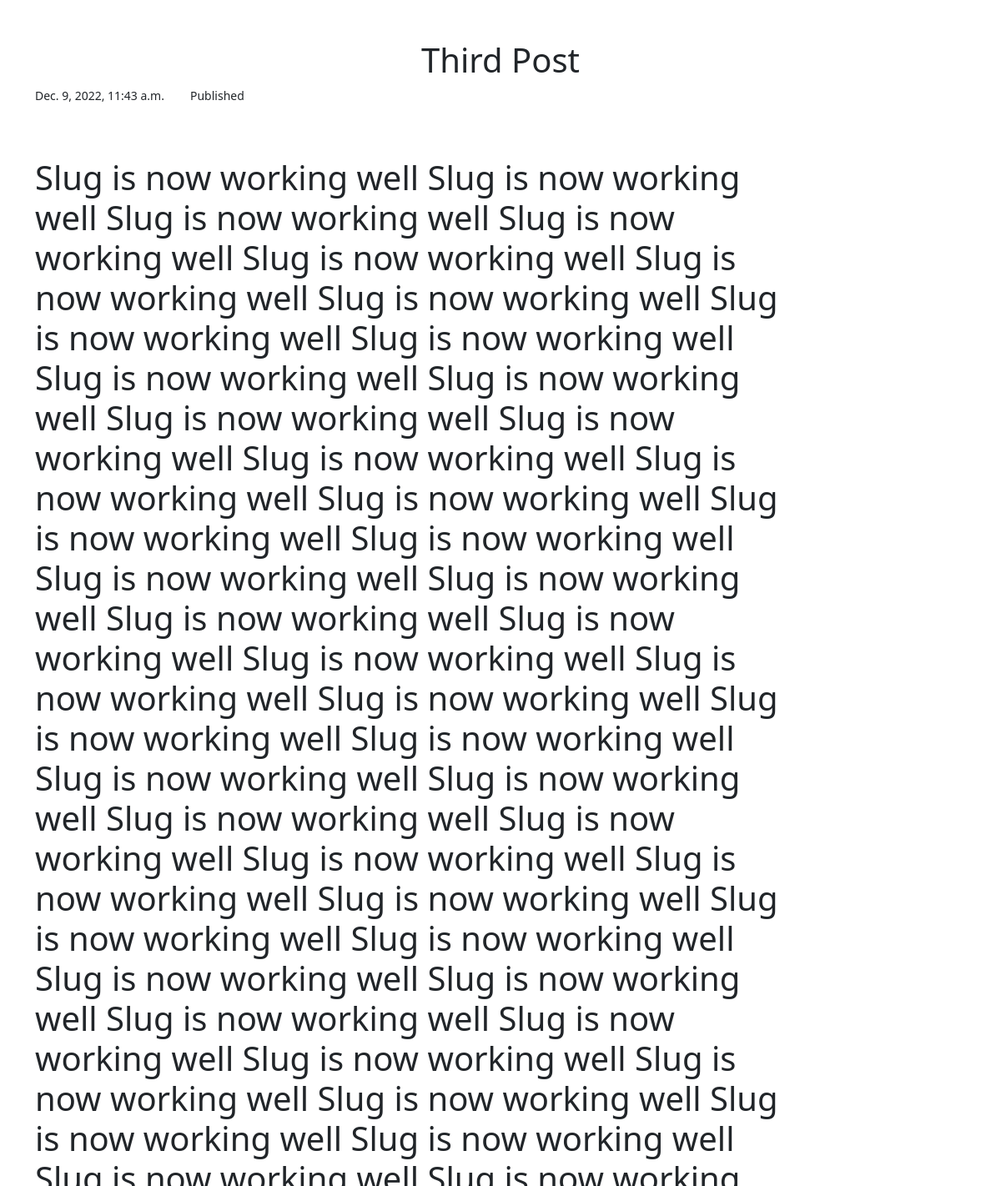
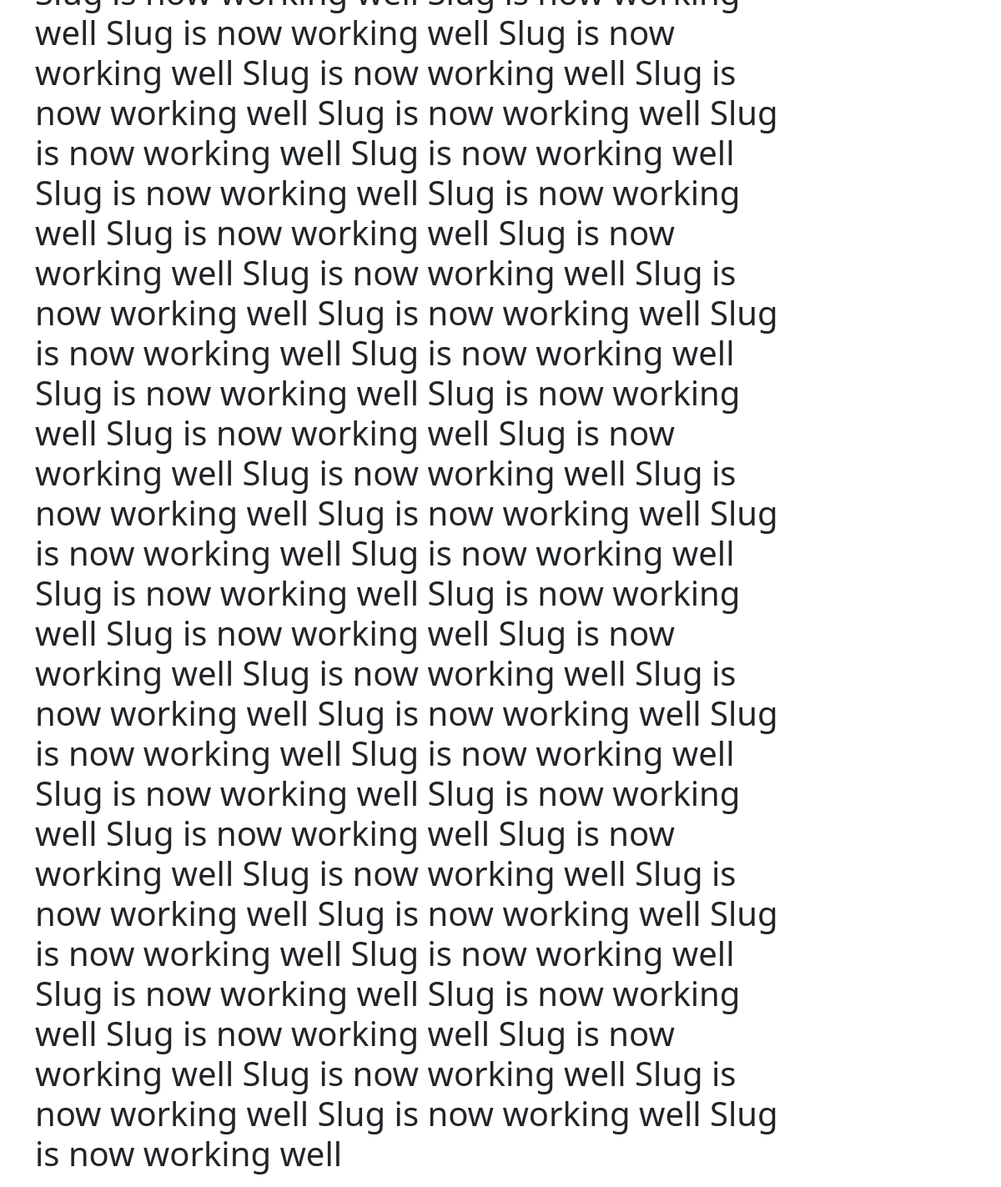
Screenshot of /third-post/ with the database file from the repository (2 pictures, top to bottom).
### blog/models.py (models this page shows)
class Post(models.Model):
    title = models.CharField(max_length=200, unique=True)
    slug = models.SlugField(max_length=200, unique=True)
    content = models.TextField()
    pub_date = models.DateTimeField(auto_now_add=True)
    status = models.IntegerField(choices=STATUS, default=0)

### blog/views.py (the view)
# urls.py: path('<slug:slug>/', views.PostPage.as_view(), name='post_page'),
class PostPage(generic.DetailView):
    model = Post
    template_name = 'blog/post-template.html'
    context_object_name = 'post_page'

### blog/templates/blog/post-template.html (shortened to what this page needs)
<!DOCTYPE html>
<html lang="en">
<head>
    <link href="https://cdn.jsdelivr.net/npm/bootstrap@5.2.3/dist/css/bootstrap.min.css" rel="stylesheet">
</head>
<body>
<div class="container">
    <div class="row mt-5">
        <div class="col align-items-center justify-contents-center text-center">
            <h1>{{ object.title }}</h1>
        </div>
    </div>
    <div class="row p-0 m-0 g-0">
        <div class="col-2">
            <p class="small">{{ object.pub_date }} </p>
        </div>
        <div class="col-2">
            <p class="small"> {% if object.status == 1 %} Published {% else %} Draft {% endif %}</p>
        </div>
    </div>
    <div class="row mt-5">
        <div class="col-12 col-sm-10">
            <p class="display-6">{{ object.content | safe }}</p>
        </div>
    </div>
</div>
</body>
</html>

### rows the page displays
Post: title "Third Post", pub_date "Dec. 9, 2022, 11:43 a.m.", content "Slug is now working well Slug is now working well Slug is now working well Slug is now working well Slug is now working well Slug is now working well Slug is now working well Slug is now working well Slug is now working well Slug is now working well Slug is now working well Slug is now working well Slug is now working well Slug is now working well Slug is now working well Slug is now working well Slug is now working well Slug is now working well Slug is now working well Slug is now working well Slug is now working well Slug is now working well Slug is now working well Slug is now working well Slug is now working well Slug is now working well Slug is now working well Slug is now working well…"
